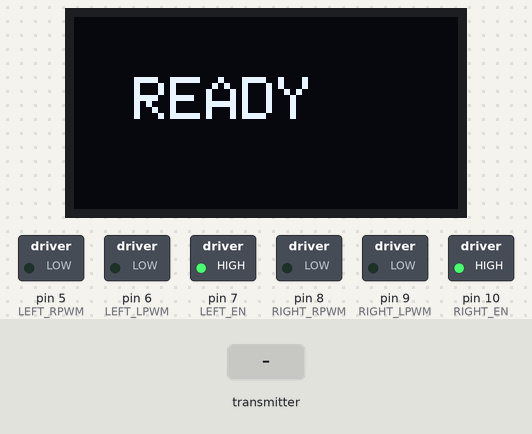
Simulated run of this sketch. Board: Arduino Mega 2560, built with avr-gcc and run on an emulated ATmega2560. On the bench: 128×64 one-colour display, switched loads named in the sketch (green lamp = pin HIGH). The inputs (shaded band) are chosen by the test bench. No radio packets arrive unless stated; what the sketch prints to the serial monitor is not drawn.

Above: at 0.1 s.
1.8 s: the transmitter starts sending command = 0
3.7 s: the transmitter starts sending x = 0
6.7 s: the transmitter starts sending y = 256
9.7 s: the transmitter starts sending packetNumber = 0
Timing chart, 0 to 12.7 s (numbered marks = the images above; inputs shaded):
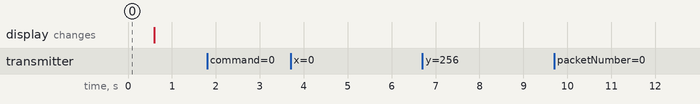

Measured:
- after the input at 1.8 s, every drawn part: stays the same
- after the input at 3.7 s, every drawn part: stays the same
- after the input at 6.7 s, every drawn part: stays the same
- after the input at 9.7 s, every drawn part: stays the same

The sketch:

receiver.ino
```cpp
#include <SPI.h>
#include <nRF24L01.h>
#include <RF24.h>
#include <Wire.h>
#include <Adafruit_GFX.h>
#include <Adafruit_SSD1306.h>


// =====================================================
// NRF24L01
// =====================================================

#define CE_PIN 48
#define CSN_PIN 49

RF24 radio(CE_PIN, CSN_PIN);

const byte address[6] = "ROVER";


// =====================================================
// OLED
// =====================================================

#define SCREEN_WIDTH 128
#define SCREEN_HEIGHT 64
#define OLED_RESET -1

Adafruit_SSD1306 display(
  SCREEN_WIDTH,
  SCREEN_HEIGHT,
  &Wire,
  OLED_RESET
);

bool oledOK = false;


// =====================================================
// LEFT IBT-2
// =====================================================

#define LEFT_RPWM 5
#define LEFT_LPWM 6
#define LEFT_EN   7


// =====================================================
// RIGHT IBT-2
// =====================================================

#define RIGHT_RPWM 8
#define RIGHT_LPWM 9
#define RIGHT_EN   10


// =====================================================
// MOTOR SPEED
// =====================================================

#define MOTOR_SPEED 180


// =====================================================
// SAFETY TIMEOUT
// =====================================================

#define SIGNAL_TIMEOUT 200

unsigned long lastReceived = 0;


// =====================================================
// COMMANDS
// =====================================================

#define STOP_CMD     0
#define FORWARD_CMD  1
#define BACKWARD_CMD 2
#define LEFT_CMD     3
#define RIGHT_CMD    4


// =====================================================
// DATA PACKET
// MUST MATCH UNO EXACTLY
// =====================================================

struct DataPacket
{
  byte command;
  int x;
  int y;
  unsigned long packetNumber;
};

DataPacket data;


// =====================================================
// OLED STATE
// =====================================================

String currentDirection = "";


// =====================================================
// SETUP
// =====================================================

void setup()
{
  Serial.begin(9600);


  // ===================================================
  // MOTOR PINS
  // ===================================================

  pinMode(LEFT_RPWM, OUTPUT);
  pinMode(LEFT_LPWM, OUTPUT);
  pinMode(LEFT_EN, OUTPUT);

  pinMode(RIGHT_RPWM, OUTPUT);
  pinMode(RIGHT_LPWM, OUTPUT);
  pinMode(RIGHT_EN, OUTPUT);


  // Enable drivers
  digitalWrite(LEFT_EN, HIGH);
  digitalWrite(RIGHT_EN, HIGH);


  // Safety: motors OFF
  stopMotors();


  // ===================================================
  // OLED
  // ===================================================

  Wire.begin();


  if (display.begin(SSD1306_SWITCHCAPVCC, 0x3C))
  {
    oledOK = true;

    Serial.println("OLED FOUND AT 0x3C");
  }
  else if (display.begin(SSD1306_SWITCHCAPVCC, 0x3D))
  {
    oledOK = true;

    Serial.println("OLED FOUND AT 0x3D");
  }
  else
  {
    oledOK = false;

    Serial.println("OLED NOT DETECTED!");
  }


  // ===================================================
  // OLED READY
  // ===================================================

  if (oledOK)
  {
    display.clearDisplay();

    display.setTextColor(SSD1306_WHITE);

    display.setTextSize(2);

    display.setCursor(20, 20);

    display.println("READY");

    display.display();

    delay(500);
  }


  // ===================================================
  // NRF24
  // ===================================================

  Serial.println("Starting NRF24...");


  if (!radio.begin())
  {
    Serial.println("NRF24 NOT DETECTED!");

    if (oledOK)
    {
      display.clearDisplay();

      display.setTextColor(SSD1306_WHITE);

      display.setTextSize(1);

      display.setCursor(10, 20);

      display.println("NRF24 NOT");
      display.println("DETECTED");

      display.display();
    }

    while (1);
  }


  // ===================================================
  // NRF24 SETTINGS
  // MUST MATCH UNO
  // ===================================================

  radio.setChannel(108);

  radio.setDataRate(RF24_250KBPS);

  radio.setPALevel(RF24_PA_LOW);

  // Same as UNO
  radio.setAutoAck(false);


  // ===================================================
  // RECEIVE PIPE
  // ===================================================

  radio.openReadingPipe(0, address);

  radio.startListening();

  radio.powerUp();


  // ===================================================
  // READY
  // ===================================================

  Serial.println("NRF24 FOUND!");
  Serial.println("ROVER RECEIVER READY");
  Serial.println("WAITING FOR DATA...");
  Serial.println();


  data.command = STOP_CMD;

  lastReceived = millis();

  displayDirection("STOP");
}


// =====================================================
// LOOP
// =====================================================

void loop()
{
  // ===================================================
  // RECEIVE DATA
  // ===================================================

  if (radio.available())
  {
    // Read the newest available packet
    while (radio.available())
    {
      radio.read(&data, sizeof(data));
    }


    // Update communication time
    lastReceived = millis();


    // =================================================
    // SERIAL MONITOR
    // =================================================

    Serial.print("PACKET=");
    Serial.print(data.packetNumber);

    Serial.print("  X=");
    Serial.print(data.x);

    Serial.print("  Y=");
    Serial.print(data.y);

    Serial.print("  COMMAND=");


    // =================================================
    // EXECUTE COMMAND
    // =================================================

    switch (data.command)
    {
      // -----------------------------------------------
      // STOP
      // -----------------------------------------------

      case STOP_CMD:

        Serial.println("STOP");

        stopMotors();

        displayDirection("STOP");

        break;


      // -----------------------------------------------
      // FORWARD
      // -----------------------------------------------

      case FORWARD_CMD:

        Serial.println("FORWARD");

        forward();

        displayDirection("FORWARD");

        break;


      // -----------------------------------------------
      // BACKWARD
      // -----------------------------------------------

      case BACKWARD_CMD:

        Serial.println("BACKWARD");

        backward();

        displayDirection("BACKWARD");

        break;


      // -----------------------------------------------
      // LEFT
      // -----------------------------------------------

      case LEFT_CMD:

        Serial.println("LEFT");

        turnLeft();

        displayDirection("LEFT");

        break;


      // -----------------------------------------------
      // RIGHT
      // -----------------------------------------------

      case RIGHT_CMD:

        Serial.println("RIGHT");

        turnRight();

        displayDirection("RIGHT");

        break;


      // -----------------------------------------------
      // INVALID
      // -----------------------------------------------

      default:

        Serial.println("INVALID");

        stopMotors();

        displayDirection("STOP");

        break;
    }
  }


  // ===================================================
  // SIGNAL LOST
  // ===================================================

  if (millis() - lastReceived > SIGNAL_TIMEOUT)
  {
    stopMotors();

    displayDirection("STOP");
  }
}


// =====================================================
// FORWARD
// =====================================================
// THIS IS YOUR CURRENTLY WORKING DIRECTION.
// LEFT UNCHANGED.
// =====================================================

void forward()
{
  // LEFT MOTOR
  analogWrite(LEFT_RPWM, 0);
  analogWrite(LEFT_LPWM, MOTOR_SPEED);

  // RIGHT MOTOR
  analogWrite(RIGHT_RPWM, 0);
  analogWrite(RIGHT_LPWM, MOTOR_SPEED);
}


// =====================================================
// BACKWARD
// =====================================================

void backward()
{
  // LEFT MOTOR
  analogWrite(LEFT_RPWM, MOTOR_SPEED);
  analogWrite(LEFT_LPWM, 0);

  // RIGHT MOTOR
  analogWrite(RIGHT_RPWM, MOTOR_SPEED);
  analogWrite(RIGHT_LPWM, 0);
}


// =====================================================
// TURN LEFT
// =====================================================

void turnLeft()
{
  // LEFT MOTOR = BACKWARD
  analogWrite(LEFT_RPWM, MOTOR_SPEED);
  analogWrite(LEFT_LPWM, 0);

  // RIGHT MOTOR = FORWARD
  analogWrite(RIGHT_RPWM, 0);
  analogWrite(RIGHT_LPWM, MOTOR_SPEED);
}


// =====================================================
// TURN RIGHT
// =====================================================

void turnRight()
{
  // LEFT MOTOR = FORWARD
  analogWrite(LEFT_RPWM, 0);
  analogWrite(LEFT_LPWM, MOTOR_SPEED);

  // RIGHT MOTOR = BACKWARD
  analogWrite(RIGHT_RPWM, MOTOR_SPEED);
  analogWrite(RIGHT_LPWM, 0);
}


// =====================================================
// STOP
// =====================================================

void stopMotors()
{
  analogWrite(LEFT_RPWM, 0);
  analogWrite(LEFT_LPWM, 0);

  analogWrite(RIGHT_RPWM, 0);
  analogWrite(RIGHT_LPWM, 0);
}


// =====================================================
// OLED
// =====================================================

void displayDirection(const char* direction)
{
  if (!oledOK)
  {
    return;
  }


  // Don't redraw same direction
  if (currentDirection == direction)
  {
    return;
  }


  currentDirection = direction;


  display.clearDisplay();

  display.setTextColor(SSD1306_WHITE);

  display.setTextSize(2);


  int16_t x1;
  int16_t y1;

  uint16_t width;
  uint16_t height;


  display.getTextBounds(
    direction,
    0,
    0,
    &x1,
    &y1,
    &width,
    &height
  );


  int x = (SCREEN_WIDTH - width) / 2;

  int y = (SCREEN_HEIGHT - height) / 2;


  display.setCursor(x, y);

  display.println(direction);

  display.display();
}
```
